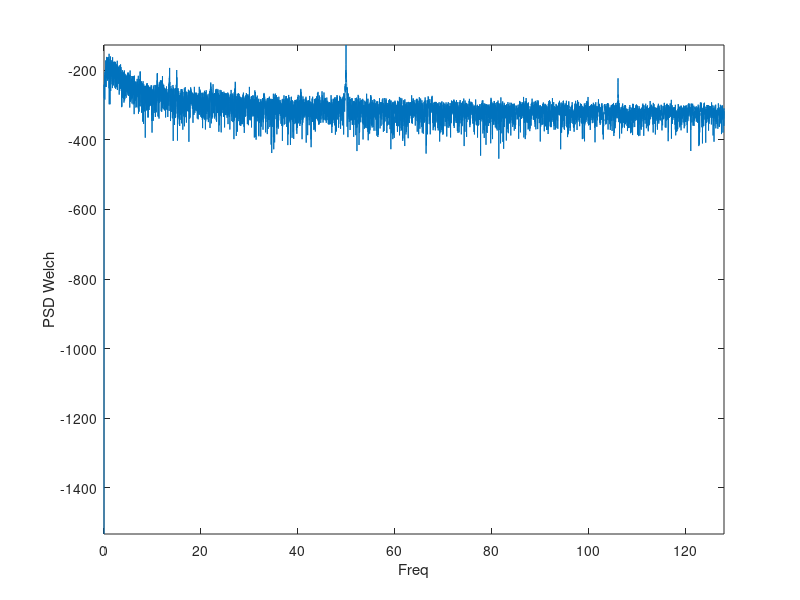

Write the MATLAB code that produced this figure.
%addpath(genpath('C:\Users\Rafael\sir\acquisition_biosemi\Enregistrements\'));
load('herve001.txt');
Fs = 256;
Ts = 1/Fs;
data_Length = length(herve001);
T = Ts*([1:data_Length]-1)';
x = herve001(:,1);

% [S,F,T] = spectrogram(x,1024,0,1024,Fs,'yaxis');
% pcolor(T,F(1:100),10*log10(abs(S(1:100,:))));shading flat
% xlabel('Time (s)');ylabel('Frequency (Hz)')
% [Smax, I] = max(abs(S),[],1);
NFFT = data_Length;
[Pxx,F] = pwelch(x,ones(data_Length,1),0,NFFT,Fs);

Hpsd = figure(3);clf
plot(F,20*log(Pxx));axis tight
xlabel('Freq');ylabel('PSD Welch')